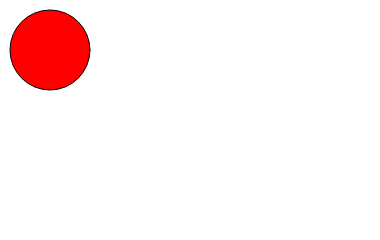
Frame 1 (no input)
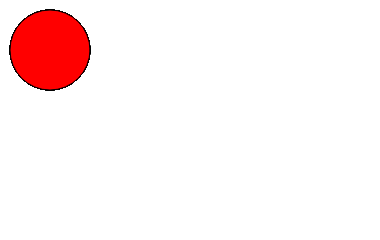
Frame 60 (no input)
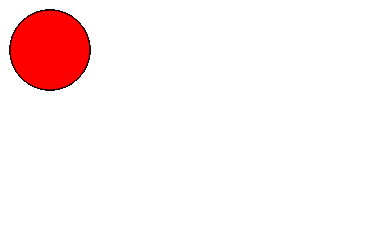
Frame 120 (the mouse pressed at the canvas centre since frame 60)

The p5.js sketch that drew these frames (run headless with seeded random() and noise() and a simulated clock; from frame 60 on, the mouse is pressed at the canvas centre):

// p5.js sketch
// ── sketch.js
function setup() {
  createCanvas(380,240);
}

function draw() {
  fill(255,0,0);
  ellipse(50, 50, 80, 80);
}

// ── test.html
<html>
  <head>
    <title>Test</title>
    <!-- This does not work since the content type returned is text/plain
    <script src="https://raw.githubusercontent.com/processing/p5.js/master/src/app.js" type="module"></script>
    -->
    <script src="https://cdnjs.cloudflare.com/ajax/libs/p5.js/0.9.0/p5.min.js"></script>
    <!-- Sketch from this repository
    <script src="sketch.js"></script>
    -->
    <!-- This does not work since the content type returned is text/plain
    <script src="https://raw.githubusercontent.com/plous/processing/master/sketch.js"></script>
    -->
    <script src="https://cdn.jsdelivr.net/gh/plous/processing/sketch.js"></script>
  </head>
  <body>
  </body>
</html>
